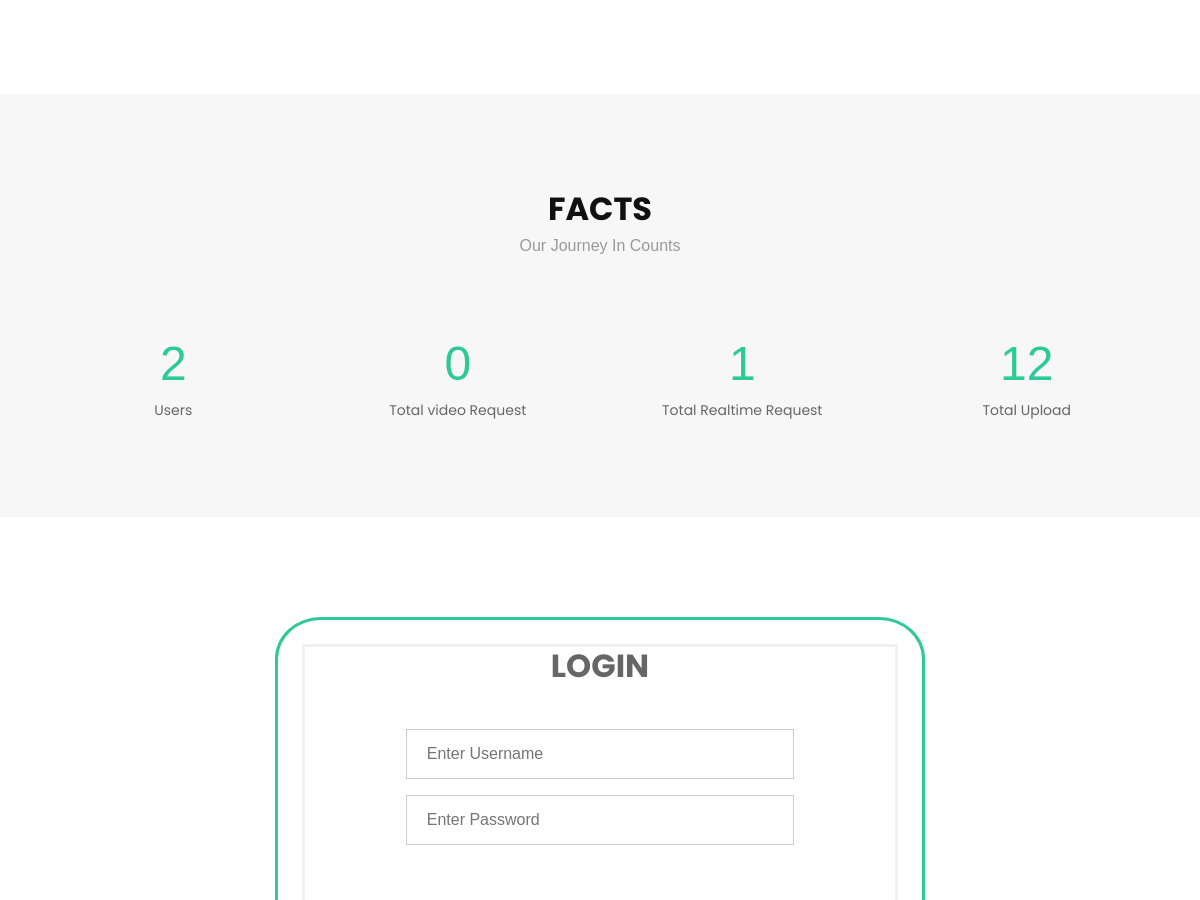
Before: / (middle part) with the older database file.
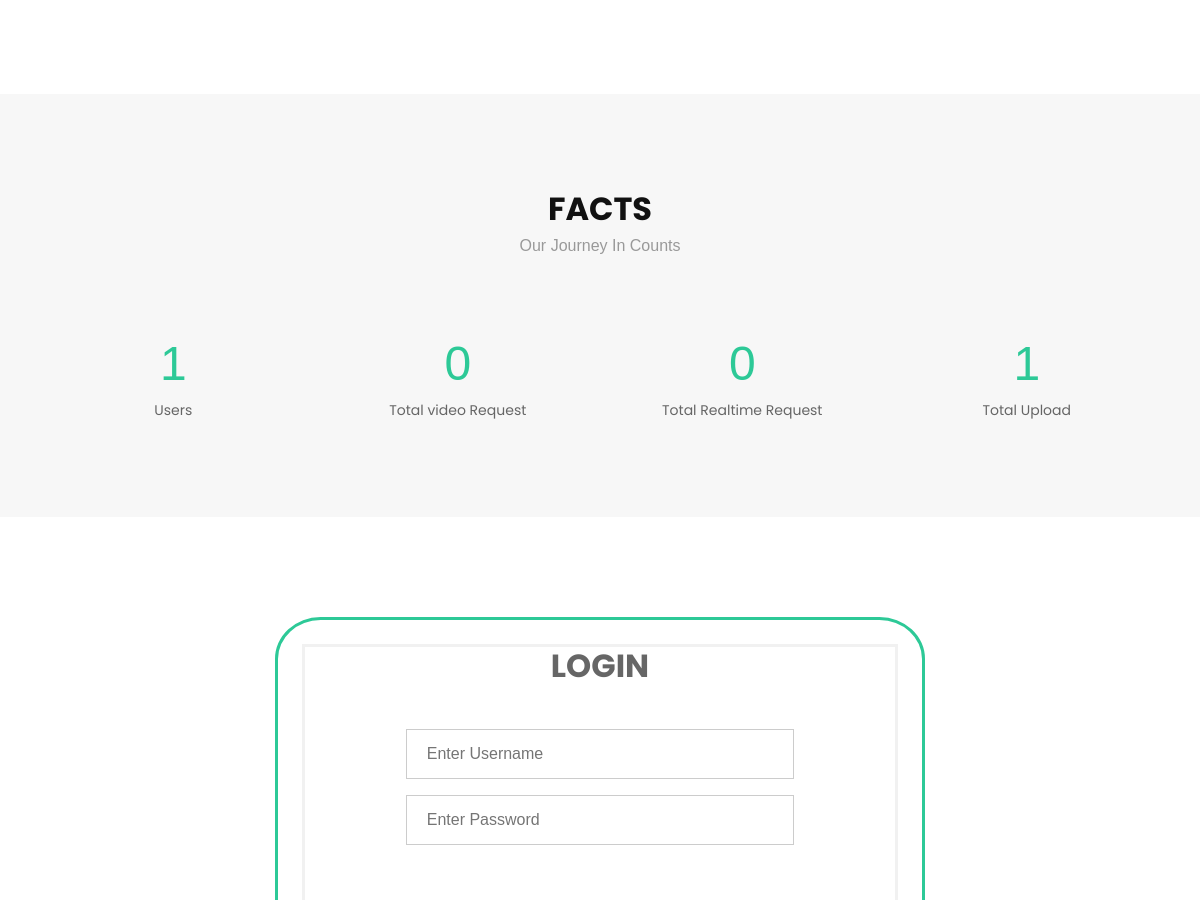
After: the same page with the newer database file.
### app.py (models this page shows, shortened)
class Count(db.Model):
    __tablename__ = 'Count'
    id = db.Column(db.Integer, primary_key=True)
    Ordinary = db.Column(db.Integer)
    Authority = db.Column(db.Integer)
    Admin = db.Column(db.Integer)
    Third_party = db.Column(db.Integer)
    Total_Real= db.Column(db.Integer)
    Total_upload = db.Column(db.Integer)
    Total_request = db.Column(db.Integer)
    Total_crowd = db.Column(db.Integer)
    Threshhold = db.Column(db.Integer)

### app.py (the view)
@app.route('/')
def index():
    value = Count.query.filter_by(id = 1).first()
    return render_template('index.html',value = value)

### templates/index.html (shortened to what this page needs)
{% extends 'base/base.html' %}
{% block body %}
    {% include 'base/content.html' %}
{% endblock %}

### templates/base/base.html (shortened to what this page needs)
<!DOCTYPE html>
<html lang="en">
<head>
  <link rel="stylesheet" href="https://stackpath.bootstrapcdn.com/bootstrap/4.4.1/css/bootstrap.min.css">
  <link href="{{ url_for('static',filename = 'lib/bootstrap/css/bootstrap.min.css')}}" rel="stylesheet">
  <link href="{{ url_for('static',filename = 'lib/font-awesome/css/font-awesome.min.css')}}" rel="stylesheet">
  <link href="{{ url_for('static',filename = 'lib/animate/animate.min.css')}}" rel="stylesheet">
  <link href="{{ url_for('static',filename = 'css/style.css')}}" rel="stylesheet">
</head>
<body>
    {% block body %} {% endblock %}
    {% include 'base/footer.html' %}

### templates/base/content.html (shortened to what this page needs)
  <main id="main">
    <section id="about">
      <div class="container">
    </section>
    <section id="facts">
      <div class="container wow fadeIn">
        <div class="section-header">
          <h3 class="section-title">Facts</h3>
          <p class="section-description">Our Journey In Counts</p>
        </div>
        <div class="row counters">
  				<div class="col-lg-3 col-6 text-center">
            <span data-toggle="counter-up">{{ value.Ordinary + value.Authority + value.Admin + value.Third_party }}</span>
            <p>Users</p>
  				</div>
          <div class="col-lg-3 col-6 text-center">
            <span data-toggle="counter-up">{{ value.Total_request }}</span>
            <p>Total video Request</p>
  				</div>
          <div class="col-lg-3 col-6 text-center">
            <span data-toggle="counter-up">{{ value.Total_Real }}</span>
            <p>Total Realtime Request</p>
          </div>
          <div class="col-lg-3 col-6 text-center">
            <span data-toggle="counter-up">{{ value.Total_upload }}</span>
            <p>Total Upload </p>
  				</div>
  			</div>
      </div>
    </section>
<div class="container-fluid" style="margin-top: 100px; margin-bottom: 100px;padding: 2%; border-style: solid;
border-color:#2dc997; border-radius: 7%; max-width: 650px;">
<form action="/login" method="POST">
  <h2 style="text-align: center;font-weight: bold;"id ="login">LOGIN </h2>
 <center>
  <div class="container">
    <form action="" id ="signin" method ="POST" onsubmit="javascript:codevalidate(); return false;">
    <div class="col-xs-12 col-sm-6 col-md-9 ">
    <input type="text" placeholder="Enter Username" name="uname" id="uname" title="It contain letters and numbers only"  required>
    <br>
    <input type="password" placeholder="Enter Password" id ="psw" name="psw"  pattern="[0-9a-zA-Z].{8,}" title="It includes  numbers , uppercase,lowercase letter, and at least 8 or more characters required (Max length:12)" required >
    <br>
    <br><br>
    <button  type="submit" id="loginbutton" style="background-color:#2dc997;" >Login</button><br>
    <br>
  </div>
</form>
  <br>
  <br>
</center> <br><br>
</form>
</div>
  </main>

### templates/base/footer.html (shortened to what this page needs)
</body>
</html>

### static/css/style.css (style rules this page uses)
body { background: #fff; color: #666666; font-family: "Open Sans", sans-serif; }
p { padding: 0; margin: 0 0 30px 0; }
h1, h2, h3, h4, h5, h6 { font-family: "Poppins", sans-serif; font-weight: 400; margin: 0 0 20px 0; padding: 0; }
.section-header .section-title { font-size: 32px; color: #111; text-transform: uppercase; text-align: center; font-weight: 700; margin-bottom: 5px; }
.section-header .section-description { text-align: center; padding-bottom: 40px; color: #999; }
#about { background: #fff; padding: 80px 0; }
#facts { background: #f7f7f7; padding: 80px 0 60px 0; }
#facts .counters span { font-size: 48px; display: block; color: #2dc997; }
#facts .counters p { padding: 0; margin: 0 0 20px 0; font-family: "Poppins", sans-serif; font-size: 14px; }
body { font-family: Arial, Helvetica, sans-serif; }
form { border: 3px solid #f1f1f1; }
input[type=text], input[type=password] { width: 100%; padding: 12px 20px; margin: 8px 0; display: inline-block; border: 1px solid #ccc; box-sizing: border-box; }
.container { padding: 16px; }

Changed rows visible on the page:
changed Count: Ordinary+Authority+Admin "2" → "1"; Total_Real "1" → "0"; Total_upload "12" → "1"
